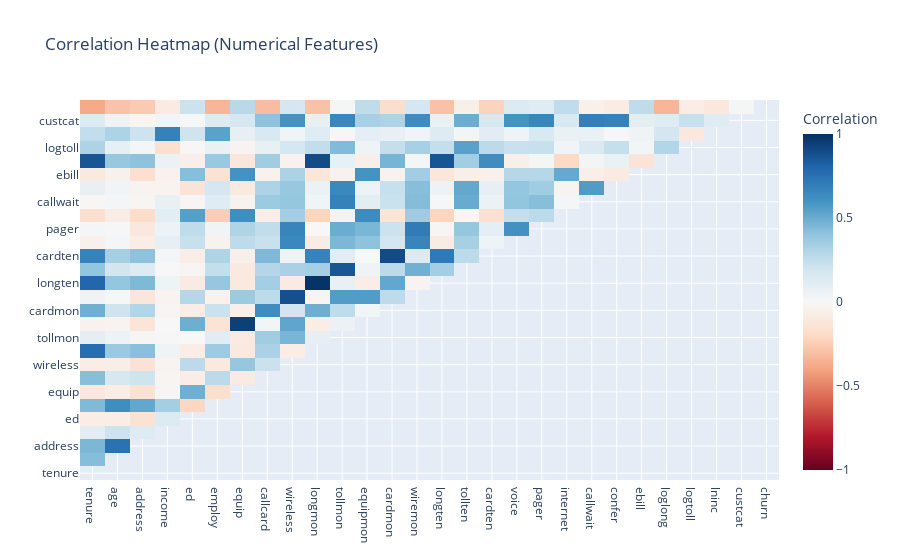

The code cell stored with this chart in its notebook:
### Code cell
# 5. Correlation Heatmap of Numerical Features
corr = df.drop(columns=['churn_label']).corr()
mask = np.triu(np.ones_like(corr, dtype=bool))

# Use plotly heatmap with masking
fig5 = go.Figure(data=go.Heatmap(
    z=np.where(mask, np.nan, corr.values),
    x=corr.columns,
    y=corr.columns,
    colorscale='RdBu',
    zmin=-1, zmax=1,
    colorbar=dict(title='Correlation'),
    hoverongaps=False
))
fig5.update_layout(title='Correlation Heatmap (Numerical Features)')

fig5.show()

### Figure 1 — Plotly figure (JSON) as saved in the notebook; plotly's stock layout.template omitted (floating-point values rounded to 4 significant figures; data arrays with more than 128 entries replaced by an {"elided": "..."} marker saying what was removed)
{"data": [{"colorbar": {"title": {"text": "Correlation"}}, "colorscale": [[0, "rgb(103,0,31)"], [0.1, "rgb(178,24,43)"], [0.2, "rgb(214,96,77)"], [0.3, "rgb(244,165,130)"], [0.4, "rgb(253,219,199)"], [0.5, "rgb(247,247,247)"], [0.6, "rgb(209,229,240)"], [0.7, "rgb(146,197,222)"], [0.8, "rgb(67,147,195)"], [0.9, "rgb(33,102,172)"], [1, "rgb(5,48,97)"]], "hoverongaps": false, "type": "heatmap", "x": ["tenure", "age", "address", "income", "ed", "employ", "equip", "callcard", "wireless", "longmon", "tollmon", "equipmon", "cardmon", "wiremon", "longten", "tollten", "cardten", "voice", "pager", "internet", "callwait", "confer", "ebill", "loglong", "logtoll", "lninc", "custcat", "churn"], "y": ["tenure", "age", "address", "income", "ed", "employ", "equip", "callcard", "wireless", "longmon", "tollmon", "equipmon", "cardmon", "wiremon", "longten", "tollten", "cardten", "voice", "pager", "internet", "callwait", "confer", "ebill", "loglong", "logtoll", "lninc", "custcat", "churn"], "z": {"elided": "28x28 float values"}, "zmax": 1, "zmin": -1}], "layout": {"title": {"text": "Correlation Heatmap (Numerical Features)"}}}
